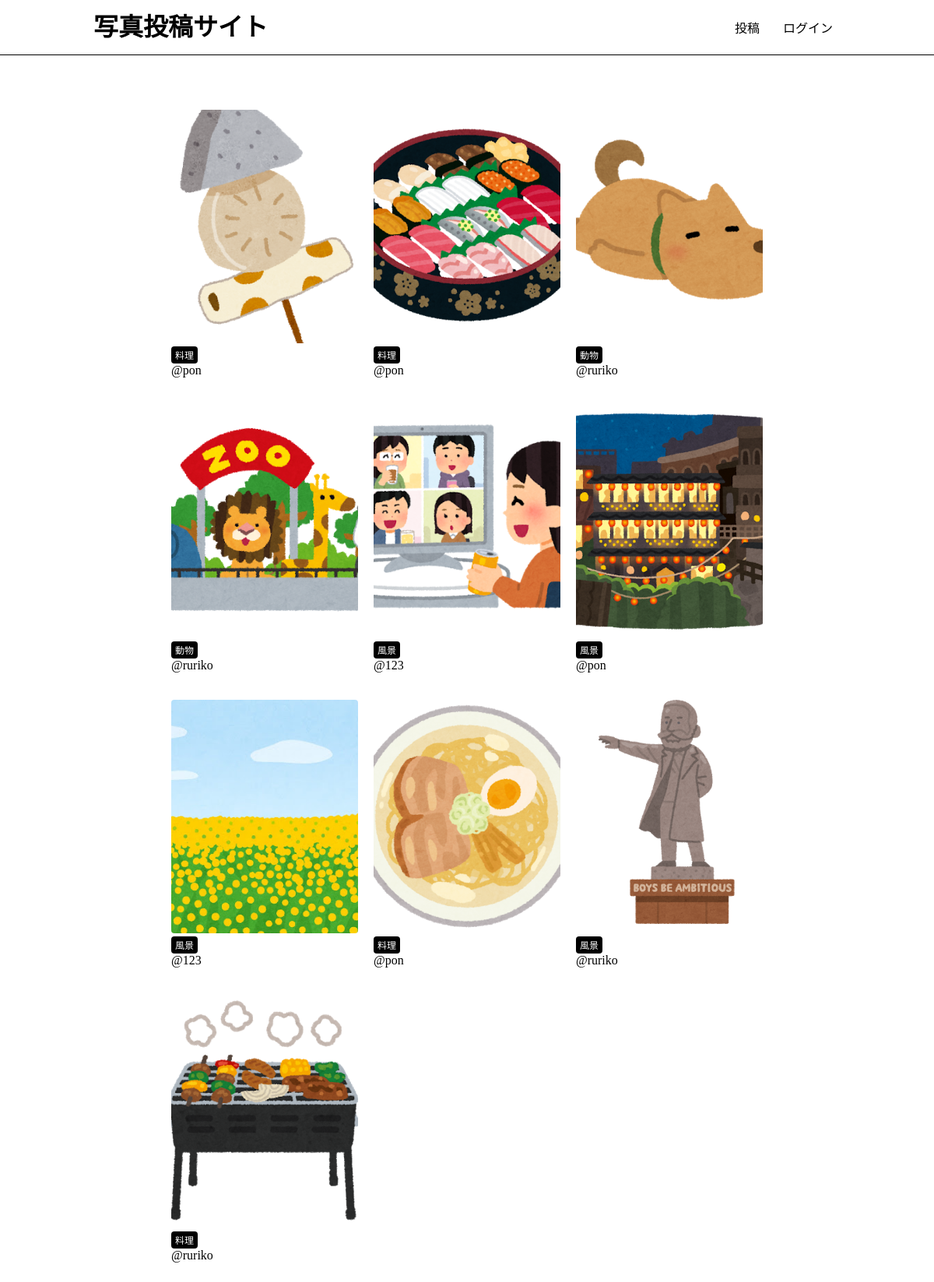
The page / on the database its author committed.
### app/models.py (models this page shows, shortened)
class Photo(models.Model):
    title = models.CharField(max_length=150)
    comment = models.TextField(blank=True)
    image = models.ImageField(upload_to='photos')
    category = models.ForeignKey(Category, on_delete=models.PROTECT)
    user = models.ForeignKey(User, on_delete=models.CASCADE)
    created_at = models.DateTimeField(auto_now=True)

class Category(models.Model):
    title = models.CharField(max_length=20)
    def __str__(self):
        return self.title

### app/views.py (the view)
# urls.py: path('', views.index, name='index'),
def index(request):
    photos = Photo.objects.all().order_by('-created_at')
    return render(request, 'app/index.html', {'photos':photos})

### app/templates/app/index.html (shortened to what this page needs)
{% extends 'app/base.html' %}
{% block content %}
{% include 'app/photos_list.html' %}
{% endblock %}

### app/templates/app/photos_list.html
<div class="photo-container">
  {% for photo in photos %}
    <div class="photo">
      <a href="{% url 'app:photos_detail' photo.id %}">
        <img src="{{ photo.image.url }}" class="photo-img">
      </a>
      <div class="photo-info">
        <a href="{% url 'app:photos_category' category=photo.category %}" class="category">{{ photo.category }}</a>
        <a href="{% url 'app:users_detail' photo.user.id %}">@{{ photo.user }}</a>
      </div>
    </div>
  {% endfor %}
</div>

### static/css/style.css (style rules this page uses)
html, body { margin: 0; }
div { box-sizing: border-box; }
a { text-decoration: none; color: #000; }
.photo { width: calc(100%/3); float: left; padding: 10px; margin-bottom: 15px; }
.photo a { display: block; }
.photo-info .category { display: inline-block; padding: 2px 5px; border-radius: 4px; font-size: 12px; color: #fff; background-color: #000; }
.photo-img { width: 100%; max-width: 500px; height: 300px; object-fit: cover; border-radius: 4px; }

### rows shown on the page
Photo: image (picture), category "料理", user "pon"
Photo: image (picture), category "料理", user "pon"
Photo: image (picture), category "動物", user "ruriko"
Photo: image (picture), category "動物", user "ruriko"
Photo: image (picture), category "風景", user "123"
Photo: image (picture), category "風景", user "pon"
Photo: image (picture), category "風景", user "123"
Photo: image (picture), category "料理", user "pon"
Photo: image (picture), category "風景", user "ruriko"
Photo: image (picture), category "料理", user "ruriko"
